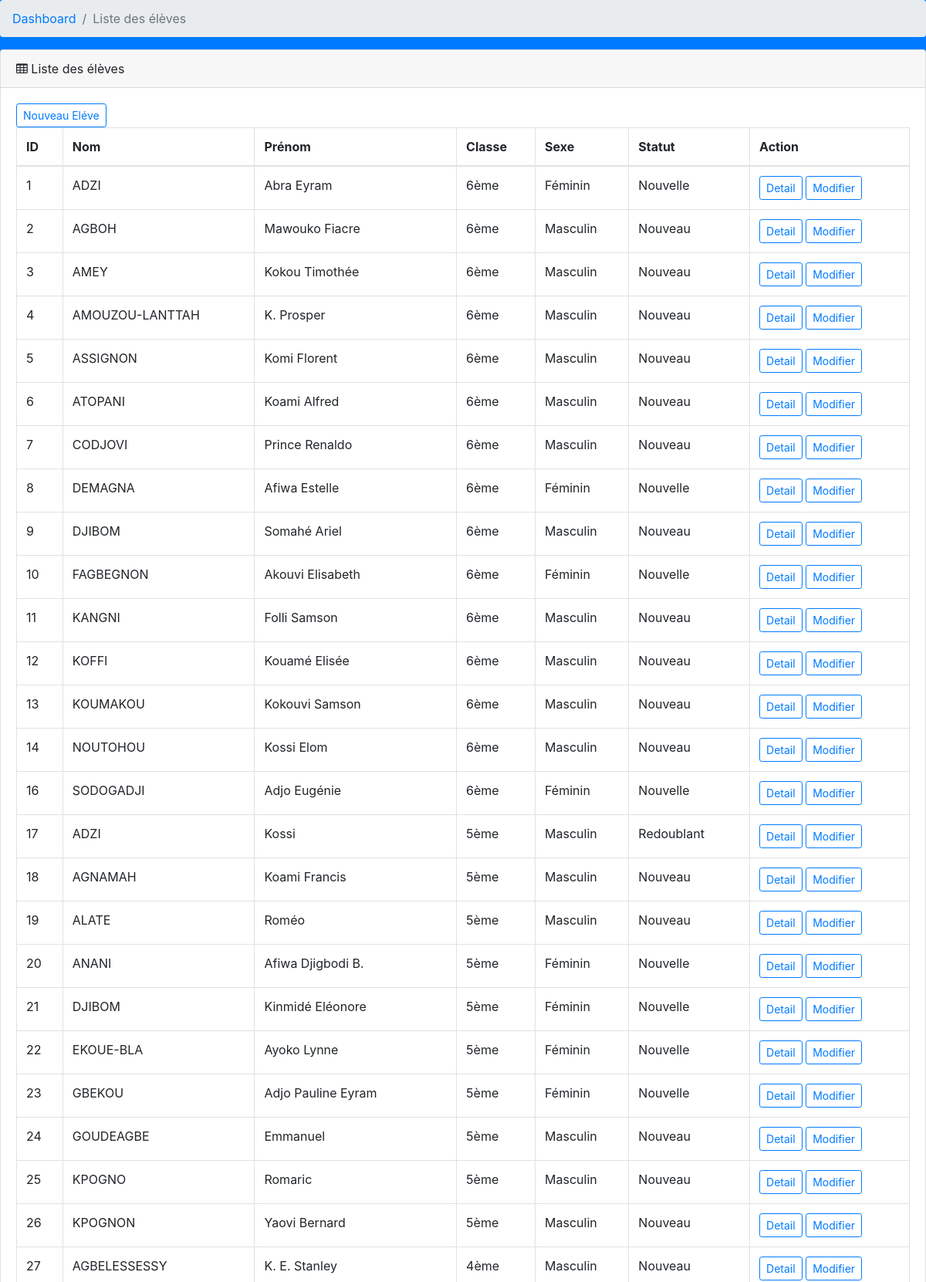
Page /bul/eleve/ (upper part) on the committed database.
### bulletin/models.py (models this page shows, shortened)
class Eleve(models.Model):
    nom = models.CharField(max_length=256)
    prenom = models.CharField(max_length=256)
    sexe = models.CharField(choices=(('Masculin', 'Masculin'), ('Féminin', 'Féminin')), max_length=256, null=True)
    STATUT = (('Nouveau', 'Nouveau'),
             ('Nouvelle', 'Nouvelle'),
             ('Redoublant', 'Redoublant'),
             ('Redoublante', 'Redoublante'))
    statut = models.CharField(choices=STATUT, max_length=256, null=True)
    classe= models.ForeignKey('etablissements.Classe', related_name='eleves',
                            on_delete=models.CASCADE, null=True)
    photo = models.FileField(upload_to="eleves", blank=True, null=True)
    moy1 = models.FloatField(blank=True, null=True)
    tot1 = models.FloatField(blank=True, null=True)
    totcoef = models.IntegerField(blank=True, null=True)
    moy2 = models.FloatField(blank=True, null=True)
    moy3 = models.FloatField(blank=True, null=True)
    rang1 = models.IntegerField(blank=True, null=True)
    rang2 = models.IntegerField(blank=True, null=True)
    rang3 = models.IntegerField(blank=True, null=True)
    date_creation = models.DateTimeField(auto_now_add=True)
    class Meta:
        db_table = "eleve"
        verbose_name = "Elève"
        verbose_name_plural = "Elèves"

### etablissements/models.py (models this page shows, shortened)
class Classe(models.Model):
    nom = models.CharField(max_length=256)
    SERIE = (('Col', 'Collège'),
             ('A4', 'A4'),
             ('S', 'S'),
             ('D', 'D'),
             ('C4', 'C'),
             ('E', 'E'),
             ('F2', 'F2'),
             ('F4', 'F4'),
             ('G1', 'G1'),
             ('G2', 'G2'),
             ('G3', 'G3'))
    serie = models.CharField(choices=SERIE, max_length=256)
    etbs = models.ForeignKey('etablissements.Etablissement', related_name='classes',
                            on_delete=models.CASCADE, null=True)
    titulaire = models.OneToOneField('etablissements.Enseignant', related_name='titulaire',
                             on_delete=models.CASCADE, null=True)
    date_creation = models.DateTimeField(auto_now_add=True)
    eff = models.IntegerField(blank=True, null=True)
    moygen1= models.FloatField(blank=True, null=True)
    min1 = models.FloatField(blank=True, null=True)
    min2 = models.FloatField(blank=True, null=True)
    min3 = models.FloatField(blank=True, null=True)
    min = models.FloatField(blank=True, null=True)
    max1 = models.FloatField(blank=True, null=True)
    max2 = models.FloatField(blank=True, null=True)
    max3 = models.FloatField(blank=True, null=True)
    max = models.FloatField(blank=True, null=True)
    moygen2 = models.FloatField(blank=True, null=True)
    moygen3 = models.FloatField(blank=True, null=True)
    moygen = models.FloatField(blank=True, null=True)
    class Meta:
        db_table = "classe"
        verbose_name = "Classe"
        verbose_name_plural = "Classes"

### bulletin/views.py (the view)
# urls.py: path('eleve/', ELeveIndexView.as_view(), name='eleve_index'),
class ELeveIndexView(ListView):
        model = Eleve
        template_name = 'eleve/index.html'
        context_object_name = 'eleves'

### bulletin/templates/eleve/index.html (shortened to what this page needs)
{% extends 'base.html' %}
{% load static %}
{% block content %}
    <ol class="breadcrumb">
        <li class="breadcrumb-item">
            <a href="{% url 'home_page' %}">Dashboard</a>
        </li>
        <li class="breadcrumb-item active">Liste des élèves</li>
    </ol>
    <div class="card mb-3">
        <div class="card-header">
            <i class="fa fa-table"></i> Liste des élèves
        </div>
        <div class="card-body">
             <a class="btn btn-outline-primary btn-sm" href="{% url 'eleve_new' %}" role="button">Nouveau Eléve</a>
            <div class="table-responsive">
                <table class="table table-bordered" id="dataTable" width="100%" cellspacing="0">
                    <thead>
                    <tr>
                       <th>ID</th>
                        <th>Nom</th>
                        <th>Prénom</th>
                        <th>Classe</th>
                        <th>Sexe</th>
                        <th>Statut</th>
                        <th>Action</th>
                    </tr>
                    </thead>
                    <tbody>
                    {% for eleve in eleves %}
                        <tr>
                            <td>{{eleve.id }}</td>
                            <td>{{eleve.nom }}</td>
                            <td>{{eleve.prenom }} </td>
                            <td>{{eleve.classe.nom }}</td>
                             <td>{{eleve.sexe }}</td>
                            <td>{{eleve.statut }}</td>
                            <td><a class="btn btn-outline-primary btn-sm"
                                   href="{% url 'eleve_show' pk=eleve.id %}" role="button">Detail</a>
  <a class="btn btn-outline-primary btn-sm" href="{% url 'eleve_edit' pk=eleve.id %}" role="button">Modifier</a>
                            </td>
                        </tr>
                    {% endfor %}
                    </tbody>
                </table>
            </div>
        </div>
    </div>
{% endblock %}

### static/dashboard/css/sb-admin.css (style rules this page uses)
html { position: relative; min-height: 100%; }
body { overflow-x: hidden; }

### rows in the picture
Eleve: id "1", nom "ADZI", prenom "Abra Eyram", classe.nom "6ème", sexe "Féminin", statut "Nouvelle"
Eleve: id "2", nom "AGBOH", prenom "Mawouko Fiacre", classe.nom "6ème", sexe "Masculin", statut "Nouveau"
Eleve: id "3", nom "AMEY", prenom "Kokou Timothée", classe.nom "6ème", sexe "Masculin", statut "Nouveau"
Eleve: id "4", nom "AMOUZOU-LANTTAH", prenom "K. Prosper", classe.nom "6ème", sexe "Masculin", statut "Nouveau"
Eleve: id "5", nom "ASSIGNON", prenom "Komi Florent", classe.nom "6ème", sexe "Masculin", statut "Nouveau"
Eleve: id "6", nom "ATOPANI", prenom "Koami Alfred", classe.nom "6ème", sexe "Masculin", statut "Nouveau"
Eleve: id "7", nom "CODJOVI", prenom "Prince Renaldo", classe.nom "6ème", sexe "Masculin", statut "Nouveau"
Eleve: id "8", nom "DEMAGNA", prenom "Afiwa Estelle", classe.nom "6ème", sexe "Féminin", statut "Nouvelle"
Eleve: id "9", nom "DJIBOM", prenom "Somahé Ariel", classe.nom "6ème", sexe "Masculin", statut "Nouveau"
Eleve: id "10", nom "FAGBEGNON", prenom "Akouvi Elisabeth", classe.nom "6ème", sexe "Féminin", statut "Nouvelle"
Eleve: id "11", nom "KANGNI", prenom "Folli Samson", classe.nom "6ème", sexe "Masculin", statut "Nouveau"
Eleve: id "12", nom "KOFFI", prenom "Kouamé Elisée", classe.nom "6ème", sexe "Masculin", statut "Nouveau"
Eleve: id "13", nom "KOUMAKOU", prenom "Kokouvi Samson", classe.nom "6ème", sexe "Masculin", statut "Nouveau"
Eleve: id "14", nom "NOUTOHOU", prenom "Kossi Elom", classe.nom "6ème", sexe "Masculin", statut "Nouveau"
Eleve: id "16", nom "SODOGADJI", prenom "Adjo Eugénie", classe.nom "6ème", sexe "Féminin", statut "Nouvelle"
Eleve: id "17", nom "ADZI", prenom "Kossi", classe.nom "5ème", sexe "Masculin", statut "Redoublant"
Eleve: id "18", nom "AGNAMAH", prenom "Koami Francis", classe.nom "5ème", sexe "Masculin", statut "Nouveau"
Eleve: id "19", nom "ALATE", prenom "Roméo", classe.nom "5ème", sexe "Masculin", statut "Nouveau"
Eleve: id "20", nom "ANANI", prenom "Afiwa Djigbodi B.", classe.nom "5ème", sexe "Féminin", statut "Nouvelle"
Eleve: id "21", nom "DJIBOM", prenom "Kinmidé Eléonore", classe.nom "5ème", sexe "Féminin", statut "Nouvelle"
Eleve: id "22", nom "EKOUE-BLA", prenom "Ayoko Lynne", classe.nom "5ème", sexe "Féminin", statut "Nouvelle"
Eleve: id "23", nom "GBEKOU", prenom "Adjo Pauline Eyram", classe.nom "5ème", sexe "Féminin", statut "Nouvelle"
Eleve: id "24", nom "GOUDEAGBE", prenom "Emmanuel", classe.nom "5ème", sexe "Masculin", statut "Nouveau"
Eleve: id "25", nom "KPOGNO", prenom "Romaric", classe.nom "5ème", sexe "Masculin", statut "Nouveau"
Eleve: id "26", nom "KPOGNON", prenom "Yaovi Bernard", classe.nom "5ème", sexe "Masculin", statut "Nouveau"
Eleve: id "27", nom "AGBELESSESSY", prenom "K. E. Stanley", classe.nom "4ème", sexe "Masculin", statut "Nouveau"
